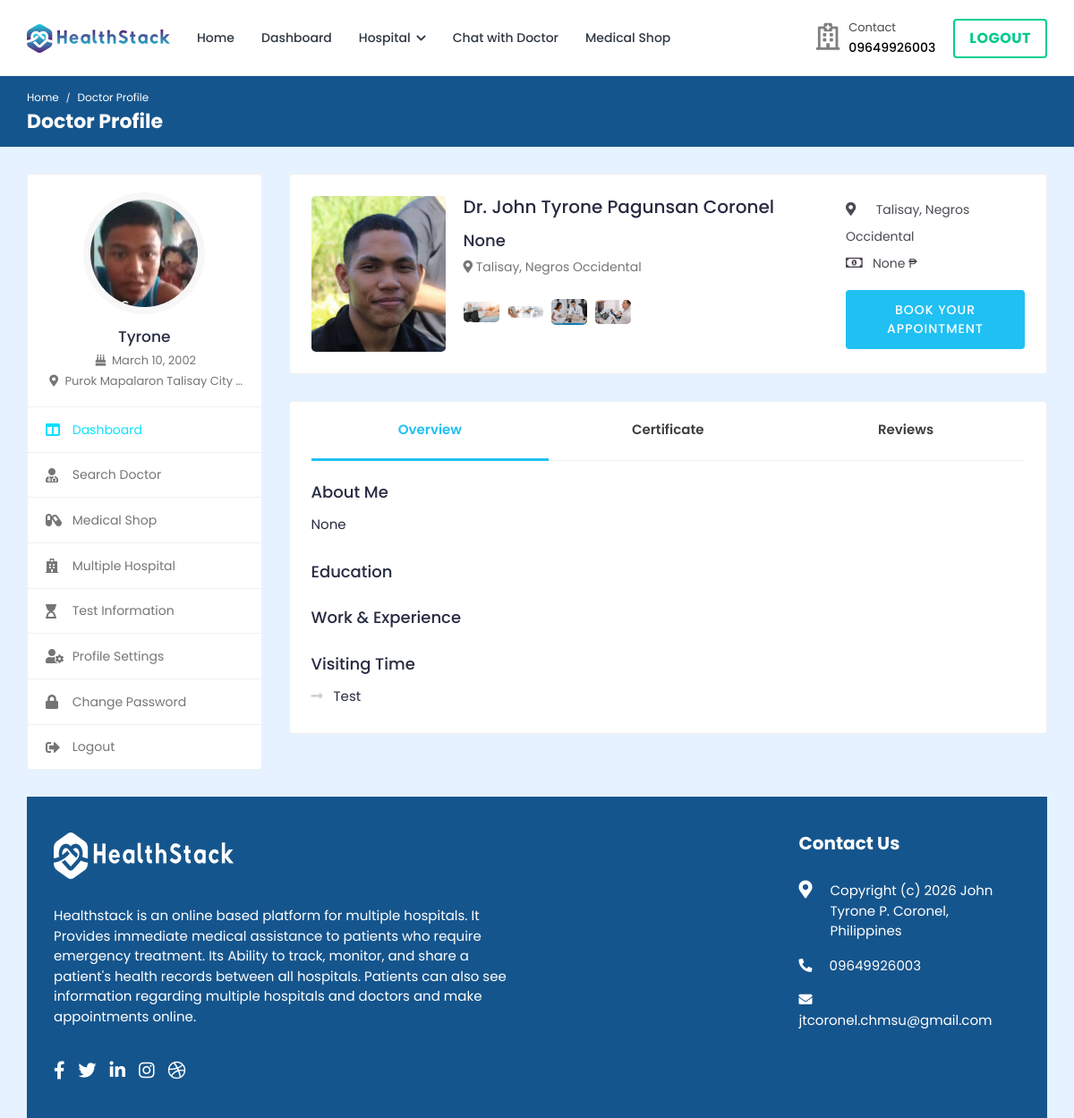
Page /doctor/doctor-profile/10/ (signed in) on the committed database.
### hospital/models.py (models this page shows, shortened)
class Patient(models.Model):
    patient_id = models.AutoField(primary_key=True)
    user = models.OneToOneField(User, on_delete=models.CASCADE, null=True, blank=True, related_name='patient')
    name = models.CharField(max_length=200, null=True, blank=True)
    username = models.CharField(max_length=200, null=True, blank=True)
    age = models.IntegerField(null=True, blank=True)
    email = models.EmailField(max_length=200, null=True, blank=True)
    phone_number = models.IntegerField(null=True, blank=True)
    address = models.CharField(max_length=200, null=True, blank=True)
    featured_image = models.ImageField(upload_to='patients/', default='patients/user-default.png', null=True, blank=True)
    blood_group = models.CharField(max_length=200, null=True, blank=True)
    history = models.CharField(max_length=200, null=True, blank=True)
    dob = models.CharField(max_length=200, null=True, blank=True)
    nid = models.CharField(max_length=200, null=True, blank=True)
    serial_number = models.CharField(max_length=200, null=True, blank=True)
    login_status = models.CharField(max_length=200, null=True, blank=True, default="offline")

class User(AbstractUser):
    is_patient = models.BooleanField(default=False)
    is_doctor = models.BooleanField(default=False)
    is_hospital_admin = models.BooleanField(default=False)
    is_labworker = models.BooleanField(default=False)
    is_pharmacist = models.BooleanField(default=False)
    login_status = models.BooleanField(default=False)

### doctor/models.py (models this page shows, shortened)
class Doctor_Information(models.Model):
    DOCTOR_TYPE = (
        ('Cardiologists', 'Cardiologists'),
        ('Neurologists', 'Neurologists'),
        ('Pediatricians', 'Pediatricians'),
        ('Physiatrists', 'Physiatrists'),
        ('Dermatologists', 'Dermatologists'),
    )
    doctor_id = models.AutoField(primary_key=True)
    user = models.OneToOneField(User, on_delete=models.CASCADE, null=True, blank=True, related_name='profile')
    name = models.CharField(max_length=200, null=True, blank=True)
    username = models.CharField(max_length=200, null=True, blank=True)
    gender = models.CharField(max_length=200, null=True, blank=True)
    description = models.TextField(max_length=1000, null=True, blank=True)
    department = models.CharField(max_length=200, choices=DOCTOR_TYPE, null=True, blank=True)
    department_name = models.ForeignKey(hospital_department, on_delete=models.SET_NULL, null=True, blank=True)
    specialization = models.ForeignKey(specialization, on_delete=models.SET_NULL, null=True, blank=True)
    featured_image = models.ImageField(upload_to='doctors/', default='doctors/user-default.png', null=True, blank=True)
    certificate_image = models.ImageField(upload_to='doctors_certificate/', default='doctors_certificate/default.png', null=True, blank=True)
    email = models.EmailField(max_length=200, null=True, blank=True)
    phone_number = models.CharField(max_length=200, null=True, blank=True)
    nid = models.CharField(max_length=200, null=True, blank=True)
    visiting_hour = models.CharField(max_length=200, null=True, blank=True)
    consultation_fee = models.IntegerField(null=True, blank=True)
    report_fee = models.IntegerField(null=True, blank=True)
    dob = models.CharField(max_length=200, null=True, blank=True)
    institute = models.CharField(max_length=200, null=True, blank=True)
    degree = models.CharField(max_length=200, null=True, blank=True)
    completion_year = models.CharField(max_length=200, null=True, blank=True)
    work_place = models.CharField(max_length=200, null=True, blank=True)
    designation = models.CharField(max_length=200, null=True, blank=True)
    start_year = models.CharField(max_length=200, null=True, blank=True)
    end_year = models.CharField(max_length=200, null=True, blank=True)
    register_status =  models.CharField(max_length=200, null=True, blank=True)
    hospital_name = models.ForeignKey(Hospital_Information, on_delete=models.SET_NULL, null=True, blank=True)

### doctor/views.py (the view)
# urls.py: path('doctor-profile/<int:pk>/', views.doctor_profile, name='doctor-profile'),
@csrf_exempt
@login_required(login_url="doctor-login")
def doctor_profile(request, pk):
    if request.user.is_patient:
        patient = request.user.patient
    else:
        patient = None
    doctor = Doctor_Information.objects.get(doctor_id=pk)
    educations = Education.objects.filter(doctor=doctor).order_by('-year_of_completion')
    experiences = Experience.objects.filter(doctor=doctor).order_by('-from_year','-to_year')
    doctor_review = Doctor_review.objects.filter(doctor=doctor)
    context = {'doctor': doctor, 'patient': patient, 'educations': educations, 'experiences': experiences, 'doctor_review': doctor_review}
    return render(request, 'doctor-profile.html', context)

### templates/doctor-profile.html (shortened to what this page needs)
{% load static %}
<!DOCTYPE html>
<html lang="en">
<head>
		<link rel="stylesheet" href="{% static 'HealthStack-System/css/Normal/bootstrap.min.css' %}">
		<link rel="stylesheet" href="{% static 'HealthStack-System/plugins/Normal/fontawesome/css/fontawesome.min.css' %}">
		<link rel="stylesheet" href="{% static 'HealthStack-System/plugins/Normal/fontawesome/css/all.min.css' %}">
		<link rel="stylesheet" href="{% static 'HealthStack-System/plugins/Normal/fancybox/jquery.fancybox.min.css'%}">
		<link rel="stylesheet" href="{% static 'HealthStack-System/css/Normal/style.css' %}">
	</head>
	<body>
		<div class="main-wrapper">
			<header class="header">
				{% if user.is_authenticated and user.is_patient %}
				{% include 'patient_navbar.html' %}
				{% endif %}
			</header>
			<div class="breadcrumb-bar">
				<div class="container-fluid">
					<div class="row align-items-center">
						<div class="col-md-12 col-12">
							<nav aria-label="breadcrumb" class="page-breadcrumb">
								<ol class="breadcrumb">
									{% if user.is_authenticated and user.is_patient %}
									<li class="breadcrumb-item"><a href="{% url 'patient-dashboard' %}">Home</a></li>
									{% endif %}
									<li class="breadcrumb-item active" aria-current="page">Doctor Profile</li>
								</ol>
							</nav>
							<h2 class="breadcrumb-title">Doctor Profile</h2>
						</div>
					</div>
				</div>
			</div>
			<div class="content">
				<div class="container-fluid">
					<div class="row">
						<div class="col-md-5 col-lg-4 col-xl-3 theiaStickySidebar">
							<div>
								{% if user.is_authenticated and user.is_patient %}
								{% include 'patient-sidebar.html' %}
								{% endif %}
							</div>
						</div>
						<div class="col-md-7 col-lg-8 col-xl-9">
							<div class="card">
								<div class="card-body">
									<div class="doctor-widget">
										<div class="doc-info-left">
											<div class="doctor-img">
												<img src="{{doctor.featured_image.url}}" class="img-fluid" alt="User Image">
											</div>
											<div class="doc-info-cont">
												<h4 class="doc-name">Dr. {{doctor.name}}</h4>
												<h4 class="doc-hospital">{{doctor.hospital_name}}</h4>
												<div class="clinic-details">
													<p class="doc-location"><i class="fas fa-map-marker-alt"></i> Talisay, Negros Occidental</p>
													<ul class="clinic-gallery">
														<li>
															<a href="{% static 'HealthStack-System/images/Normal/gyno1.jpg'%}" data-fancybox="gallery">
																<img src="{% static 'HealthStack-System/images/Normal/gyno1.jpg'%}" alt="Feature">
															</a>
														</li>
														<li>
															<a href="{% static 'HealthStack-System/images/Normal/gyno2.jpg'%}" data-fancybox="gallery">
																<img  src="{% static 'HealthStack-System/images/Normal/gyno2.jpg'%}" alt="Feature">
															</a>
														</li>
														<li>
															<a href="{% static 'HealthStack-System/images/Normal/gyno3.jpg'%}" data-fancybox="gallery">
																<img src="{% static 'HealthStack-System/images/Normal/gyno3.jpg'%}" alt="Feature">
															</a>
														</li>
														<li>
															<a href="{% static 'HealthStack-System/images/Normal/gyno4.jpg'%}" data-fancybox="gallery">
																<img src="{% static 'HealthStack-System/images/Normal/gyno4.jpg'%}" alt="Feature">
															</a>
														</li>
													</ul>
												</div>
											</div>
										</div>
										<div class="doc-info-right">
											<div class="clini-infos">
												<ul>
													<li><i class="fas fa-map-marker-alt"></i> Talisay, Negros Occidental</li>
													<li><i class="far fa-money-bill-alt"></i>{{doctor.consultation_fee}} ₱</li>
												</ul>
											</div>
											{% if user.is_authenticated and user.is_patient %}
											<div class="clinic-booking">
												<a class="apt-btn" href="{% url 'booking' pk=doctor.doctor_id  %}">Book Your Appointment</a>
											</div>
											{% endif %}
										</div>
									</div>
								</div>
							</div>
							<div class="card">
								<div class="card-body pt-0">
									<nav class="user-tabs mb-4">
										<ul class="nav nav-tabs nav-tabs-bottom nav-justified">
											<li class="nav-item">
												<a class="nav-link active" href="#doc_overview" data-toggle="tab">Overview</a>
											</li>
											<li class="nav-item">
												<a class="nav-link" href="#doc_certificate" data-toggle="tab">Certificate</a>
											</li>
											<li class="nav-item">
												<a class="nav-link" href="#doc_reviews" data-toggle="tab">Reviews</a>
											</li>
										</ul>
									</nav>
									<div class="tab-content pt-0">
										<div role="tabpanel" id="doc_overview" class="tab-pane fade show active">
											<div class="row">
												<div class="col-md-12 col-lg-9">
													<div class="widget about-widget">
														<h4 class="widget-title">About Me</h4>
														<p>{{doctor.description}}</p>
													</div>
													<div class="widget education-widget">
														<h4 class="widget-title">Education</h4>
													</div>
													<div class="widget experience-widget">
														<h4 class="widget-title">Work & Experience</h4>
													</div>
													<div class="service-list">
														<h4>Visiting Time</h4>
														<ul class="clearfix">
															<li>{{doctor.visiting_hour}}</li>
														</ul>
													</div>
												</div>
											</div>
										</div>
									</div>
								</div>
						</div>
					</div>
				</div>
			</div>
			{% include 'footer.html' %}
		</div>
	</body>
</html>

### templates/patient-sidebar.html
{% load static %}
    <div class="profile-sidebar">
      <div class="widget-profile pro-widget-content">
        <div class="profile-info-widget">
          <a href="#" class="booking-doc-img">
            <img
              src="{{ patient.featured_image.url }}"
              alt="User Image"
            />
          </a>
          <div class="profile-det-info">
            <h3>{{ patient.name|default:user.username }}</h3>
            <div class="patient-details">
              <h5>
                <i class="fas fa-birthday-cake"></i> {{ patient.dob|default:"Not set" }}
              </h5>
              <h5 class="mb-0">
                <i class="fas fa-map-marker-alt"></i>
                {{ patient.address|default:"Not set" }}
              </h5>
            </div>
          </div>
        </div>
      </div>
      <div class="dashboard-widget">
        <nav class="dashboard-menu sidebar">
          <ul>
            <li class="active">
              <a href="{% url 'patient-dashboard' %}">
                <i class="fas fa-columns"></i>
                <span>Dashboard</span>
              </a>
            </li>
            <li class="nav-item has-submenu">
              <a href="{% url 'search' %}">
                <i class="fas fa-user-md"></i>
                <span>Search Doctor</span>
              </a>
            </li>
            <li class="has-submenu">
              <a href="{% url 'pharmacy_shop' %}" class="nav-link">
                <i class="fas fa-capsules"></i>
                <span>Medical Shop</span>
              </a>
            </li>
            <li>
                <a href="{% url 'multiple-hospital' %}">
                  <i class="fas fa-hospital"></i>
                  <span>Multiple Hospital</span>
                </a>
            </li>
            <li>
              <a href="{% url 'doctor-test-list'%}" target="_blank">
                <i class="fas fa-hourglass-start"></i>
                <span>Test Information</span>
              </a>
            </li>
            <li>
              <a href="{% url 'profile-settings' %}">
                <i class="fas fa-user-cog"></i>
                <span>Profile Settings</span>
              </a>
            </li>
            <li>
              <a href="{% url 'change-password' pk=user.id%}">
                <i class="fas fa-lock"></i>
                <span>Change Password</span>
              </a>
            </li>
            <li>
              <a href="{% url 'logout' %}">
                <i class="fas fa-sign-out-alt"></i>
                <span>Logout</span>
              </a>
            </li>
          </ul>
        </nav>
      </div>
    </div>

### rows in the picture
Patient: featured_image (picture), name "Tyrone", dob "March 10, 2002", address "Purok Mapalaron Talisay City…"
Doctor_Information: featured_image (picture), name "John Tyrone Pagunsan Coronel", hospital_name "None", consultation_fee "None", description "None", visiting_hour "Test"

### other values in the picture
{{ phone }} "9649926003"
